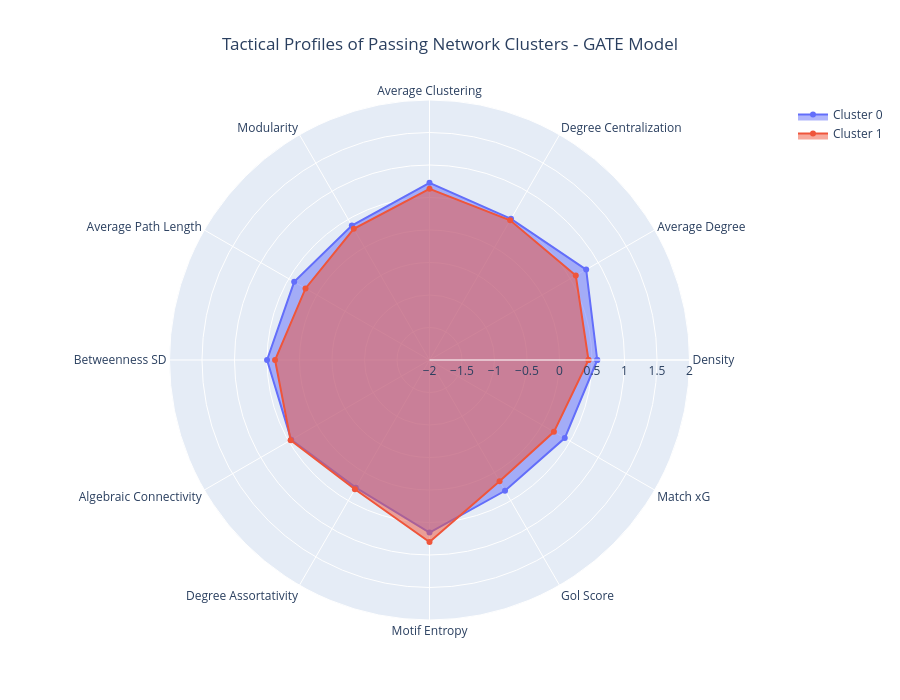

The code cell stored with this chart in its notebook:
### Code cell
create_radar_plot2(graph_embeddings_gate_model_female,label="Tactical Profiles of Passing Network Clusters - GATE Model")

### Figure 1 — Plotly figure (JSON) as saved in the notebook; plotly's stock layout.template omitted (floating-point values rounded to 4 significant figures)
{"data": [{"fill": "toself", "name": "Cluster 0", "r": [0.5808, 0.7832, 0.5083, 0.7266, 0.3893, 0.4041, 0.4993, 0.456, 0.2678, 0.6553, 0.3235, 0.4033, 0.5808], "theta": ["Density", "Average Degree", "Degree Centralization", "Average Clustering", "Modularity", "Average Path Length", "Betweenness SD", "Algebraic Connectivity", "Degree Assortativity", "Motif Entropy", "Gol Score", "Match xG", "Density"], "type": "scatterpolar"}, {"fill": "toself", "name": "Cluster 1", "r": [0.4459, 0.5988, 0.4818, 0.6336, 0.3298, 0.2025, 0.3762, 0.4672, 0.2954, 0.801, 0.156, 0.2101, 0.4459], "theta": ["Density", "Average Degree", "Degree Centralization", "Average Clustering", "Modularity", "Average Path Length", "Betweenness SD", "Algebraic Connectivity", "Degree Assortativity", "Motif Entropy", "Gol Score", "Match xG", "Density"], "type": "scatterpolar"}], "layout": {"height": 700, "polar": {"radialaxis": {"range": [-2, 2], "visible": true}}, "showlegend": true, "title": {"text": "Tactical Profiles of Passing Network Clusters - GATE Model", "x": 0.5}, "width": 900}}
